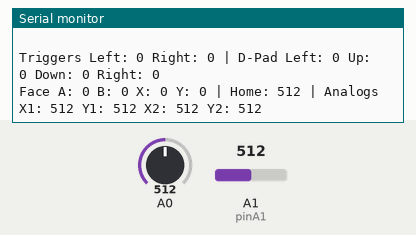
This sketch was run on a simulated Arduino Mega 2560, built with avr-gcc and run on an emulated ATmega2560. Parts: the last lines printed to the serial monitor. The inputs (shaded band) are chosen by the test bench; at power-on: A0 = 512, A1 (pinA1) = 512.

Above: at 1.2 s.
1.3 s: A0 set to 105
At 1.38 s:
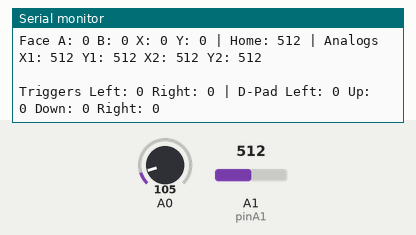
2.8 s: A0 set to 92
At 2.95 s:
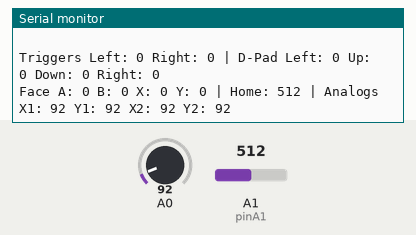
5.8 s: A1 (pinA1) set to 111
At 6.08 s:
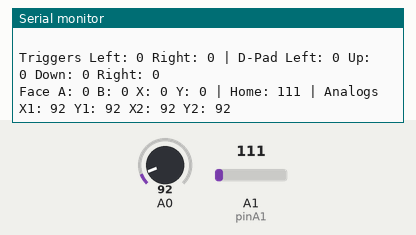
8.8 s: A1 (pinA1) set to 92
At 9.02 s:
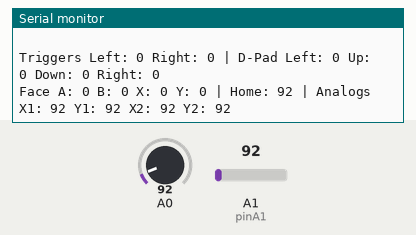
Timing chart, 0 to 11.8 s (numbered marks = the images above; inputs shaded):
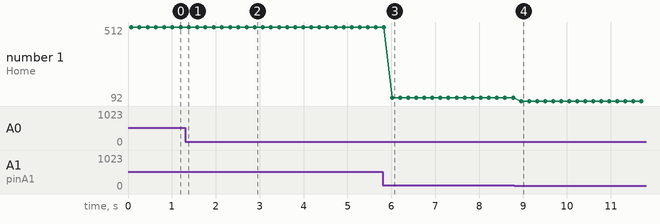

The sketch:

main.ino
```cpp
/*
 * Muto prototype code for Arduino Mega 2560
 * Works for: 11 digital buttons and 2 analog sticks
 * Author: Jonathan Deiven
 */

/***********************************
 *  CONTROLLER MAPPING
 *
 *  Analogs:
 *  x-axis   <-----> LX
 *  y-axis   <-----> LY
 *  z-axis   <-----> RX
 *  x-rot    <-----> RY
 *
 *  Digitals:
 *  Button0  <-----> D-Pad Up
 *  Button1  <-----> D-Pad Down
 *  Button2  <-----> D-Pad Left
 *  Button3  <-----> D-Pad Right
 *  Button4  <-----> Left Bumper
 *  Button5  <-----> Right Bumper
 *  Button6  <-----> Home
 *  Button7  <-----> A
 *  Button8  <-----> B
 *  Button9  <-----> X
 *  Button10 <-----> Y
 *
 ***********************************/

typedef struct joyReport_t {
    int16_t axis[8];
    uint8_t button[5]; // 8 buttons per byte
} joyReport_t;

joyReport_t joyReport;

//Struct for module pins
struct Module
{
   int pinDet1, pinDet2; //detection pins
   int pinD1, pinD2, pinD3, pinD4; //digital pins
   int pinA1, pinA2; //analog pins
   char hello;
} module1, module2, module3, module4;

Module modules[4];

/*Struct to contain pins of controller
 *(aka pins we are actually using) */
struct Controller
{
  int dirUp, dirDown, dirLeft, dirRight;
  int btnA, btnB, btnX, btnY;
  int LX, LY, RX, RY;
  int btnHome, triggerL, triggerR;
} controller;

//Struct to store state of controller
struct ControllerState
{
  int dirUp, dirDown, dirLeft, dirRight;
  int btnA, btnB, btnX, btnY;
  int LX, LY, RX, RY;
  int btnHome, triggerL, triggerR;
};

//Map of buttons to HID
struct ButtonMap
{
  int dirUp    = 0;
  int dirDown  = 1;
  int dirLeft  = 2;
  int dirRight = 3;
  int triggerL = 4;
  int triggerR = 5;
  int btnHome  = 6;
  int btnA     = 7;
  int btnB     = 8;
  int btnX     = 9;
  int btnY     = 10;
} buttonMap;

//Forward function declarations
void setButton(joyReport_t *joy, uint8_t button);
void clearButton(joyReport_t *joy, uint8_t button);
void sendJoyReport(joyReport_t *report);

// the setup routine runs once when you press reset:
void setup() {
  // initialize serial communication at 9600 bits per second:
  Serial.begin(9600);

  modules[0] = module1;
  modules[1] = module2;
  modules[2] = module3;
  modules[3] = module4;

  /*******************
   *    SET PINS
   ******************/

  //Module 1
  module1.pinDet1 = 1;
  module1.pinDet1 = 1;
  module1.pinD1   = 1;
  module1.pinD2   = 1;
  module1.pinD3   = 1;
  module1.pinD4   = 1;
  module1.pinA1   = A1;
  module1.pinA2   = A1;

  //Module 2
  module2.pinDet1 = 1;
  module2.pinDet1 = 1;
  module2.pinD1   = 1;
  module2.pinD2   = 1;
  module2.pinD3   = 1;
  module2.pinD4   = 1;
  module2.pinA1   = A1;
  module2.pinA2   = A1;

  //Module 3
  module3.pinDet1 = 1;
  module3.pinDet1 = 1;
  module3.pinD1   = 1;
  module3.pinD2   = 1;
  module3.pinD3   = 1;
  module3.pinD4   = 1;
  module3.pinA1   = A1;
  module3.pinA2   = A1;

  //Module 4
  module4.pinDet1 = 1;
  module4.pinDet1 = 1;
  module4.pinD1   = 1;
  module4.pinD2   = 1;
  module4.pinD3   = 1;
  module4.pinD4   = 1;
  module4.pinA1   = A1;
  module4.pinA2   = A1;

  //Static inputs
  controller.btnHome  = 1;
  controller.triggerL = 1;
  controller.triggerR = 1;

  /*******************
   *    DETECTION
   ******************/

  //Set the detection pins for input
  for (int i = 0; i < 4; i++) {
    pinMode(modules[i].pinDet1, INPUT);
    pinMode(modules[i].pinDet2, INPUT);
  }

  //Based on detection pins, set controller inputs
  for (int i = 0; i < 4; i++) {
    if ( modules[i].pinDet1 == 0 && modules[i].pinDet2 == 0) {
      //Camera Stick
      controller.RX = modules[i].pinA1;
      controller.RY = modules[i].pinA2;
    } else if ( modules[i].pinDet1 == 0 && modules[i].pinDet2 == 1) {
      //Control Stick
      controller.LX = modules[i].pinA1;
      controller.LY = modules[i].pinA2;
    } else if ( modules[i].pinDet1 == 1 && modules[i].pinDet2 == 0) {
      //Face Buttons
      controller.btnA = modules[i].pinD1;
      controller.btnB = modules[i].pinD2;
      controller.btnX = modules[i].pinD3;
      controller.btnY = modules[i].pinD4;
    } else if ( modules[i].pinDet1 == 1 && modules[i].pinDet2 == 1) {
      //D-Pad
      controller.dirUp    = modules[i].pinD1;
      controller.dirDown  = modules[i].pinD2;
      controller.dirLeft  = modules[i].pinD3;
      controller.dirRight = modules[i].pinD4;
    }
  }

  //Set game controller inputs as pins
  pinMode(controller.LX, INPUT);
  pinMode(controller.LY, INPUT);
  pinMode(controller.RX, INPUT);
  pinMode(controller.RY, INPUT);
  pinMode(controller.dirUp, INPUT);
  pinMode(controller.dirDown, INPUT);
  pinMode(controller.dirLeft, INPUT);
  pinMode(controller.dirRight, INPUT);
  pinMode(controller.btnA, INPUT);
  pinMode(controller.btnB, INPUT);
  pinMode(controller.btnX, INPUT);
  pinMode(controller.btnY, INPUT);
  pinMode(controller.btnHome, INPUT);
  pinMode(controller.triggerL, INPUT);
  pinMode(controller.triggerR, INPUT);
}

// the loop routine runs over and over again forever:
void loop() {
  struct ControllerState controllerState;

  //Read analog input pins
  controllerState.LX = analogRead(controller.LX);
  controllerState.LY = analogRead(controller.LY);
  controllerState.RX = analogRead(controller.RX);
  controllerState.RY = analogRead(controller.RY);

  //Read digital trigger pins
  controllerState.triggerL = digitalRead(controller.triggerL);
  controllerState.triggerR = digitalRead(controller.triggerR);

  //Read digital D-Pad pins
  controllerState.dirUp    = digitalRead(controller.dirUp);
  controllerState.dirDown  = digitalRead(controller.dirDown);
  controllerState.dirLeft  = digitalRead(controller.dirLeft);
  controllerState.dirRight = digitalRead(controller.dirRight);

  //Read digital button pins
  controllerState.btnA = digitalRead(controller.btnA);
  controllerState.btnB = digitalRead(controller.btnB);
  controllerState.btnX = digitalRead(controller.btnX);
  controllerState.btnY = digitalRead(controller.btnY);

  //Read digital home button pin
  controllerState.btnHome = analogRead(controller.btnHome);

    // Print feedback of inputs for debugging
  Serial.print("Triggers Left: " );
  Serial.print(controllerState.triggerL);
  Serial.print(" Right: ");
  Serial.print(controllerState.triggerR);
  Serial.print(" | D-Pad Left: ");
  Serial.print( controllerState.dirLeft);
  Serial.print(" Up: ");
  Serial.print(controllerState.dirUp);
  Serial.print(" Down: ");
  Serial.print(controllerState.dirDown);
  Serial.print(" Right: ");
  Serial.println(controllerState.dirRight);
  Serial.print("Face A: ");
  Serial.print(controllerState.btnA);
  Serial.print(" B: ");
  Serial.print(controllerState.btnB);
  Serial.print(" X: ");
  Serial.print(controllerState.btnX);
  Serial.print(" Y: ");
  Serial.print(controllerState.btnY);
  Serial.print(" | Home: ");
  Serial.print(controllerState.btnHome);
  Serial.print(" | Analogs X1: ");
  Serial.print(controllerState.LX);
  Serial.print(" Y1: ");
  Serial.print(controllerState.LY);
  Serial.print(" X2: ");
  Serial.print(controllerState.RX);
  Serial.print(" Y2: ");
  Serial.println(controllerState.RY);
  Serial.println(" ");

  delay(100);        // delay in between reads for stability
}

// turn a button on
void setButton(joyReport_t *joy, uint8_t button)
{
    uint8_t index = button/8;
    uint8_t bit = button - 8*index;

    joy->button[index] |= 1 << bit;
}

// turn a button off
void clearButton(joyReport_t *joy, uint8_t button)
{
    uint8_t index = button/8;
    uint8_t bit = button - 8*index;

    joy->button[index] &= ~(1 << bit);
}
```

Measured:
- the behaviour switches between 100 and 99 on A0 (found by bisection; images 1 and 2)
- after the input at 2.8 s, the serial monitor: prints a new line after 0.09 s (image 2)
- after the input at 5.8 s, the serial monitor: prints a new line after 0.21 s (image 3)
- after the input at 8.8 s, the serial monitor: prints a new line after 0.16 s (image 4)
- plotted number 1: 512 → 111 after the input at 5.8 s
